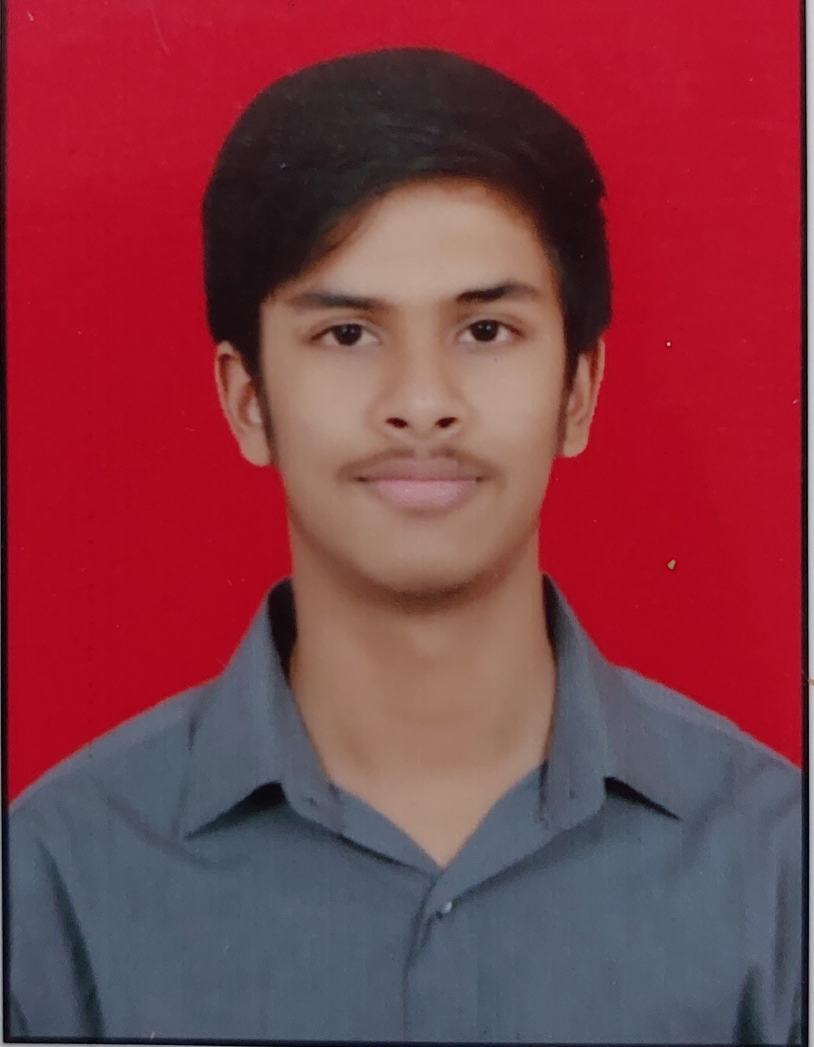
#> input picture inputs/20210829_231320.jpg, 1628 x 2094 px (shown at 1/2 size)
$ python compare_images.py --original ../inputs/20210829_231320.jpg --edited ../inputs/20210829_231320.jpg
#> lines starting #> are read from the running program, lines starting #| are printed output that depends on the picture
import os
import argparse
from PIL import Image

def compare_images(original_path, edited_path, out_dir):
#> called with original_path = '../inputs/20210829_231320.jpg', edited_path = '../inputs/20210829_231320.jpg', out_dir = 'outputs/before_after'
    os.makedirs(out_dir, exist_ok=True)
    orig = Image.open(original_path).convert('RGB')
#> orig is the input picture: PIL image 1628x2094 RGB; mean R, G, B 131.2, 57.4, 69
    edit = Image.open(edited_path).convert('RGB')
    # Resize to same height
    if orig.size[1] != edit.size[1]:
        edit = edit.resize((int(edit.size[0] * orig.size[1] / edit.size[1]), orig.size[1]))
    # Concatenate horizontally
    total_width = orig.size[0] + edit.size[0]
#> total_width = 3256
    max_height = max(orig.size[1], edit.size[1])
#> max_height = 2094
    comp = Image.new('RGB', (total_width, max_height))
#> comp: PIL image 3256x2094 RGB; every value is 0
    comp.paste(orig, (0, 0))
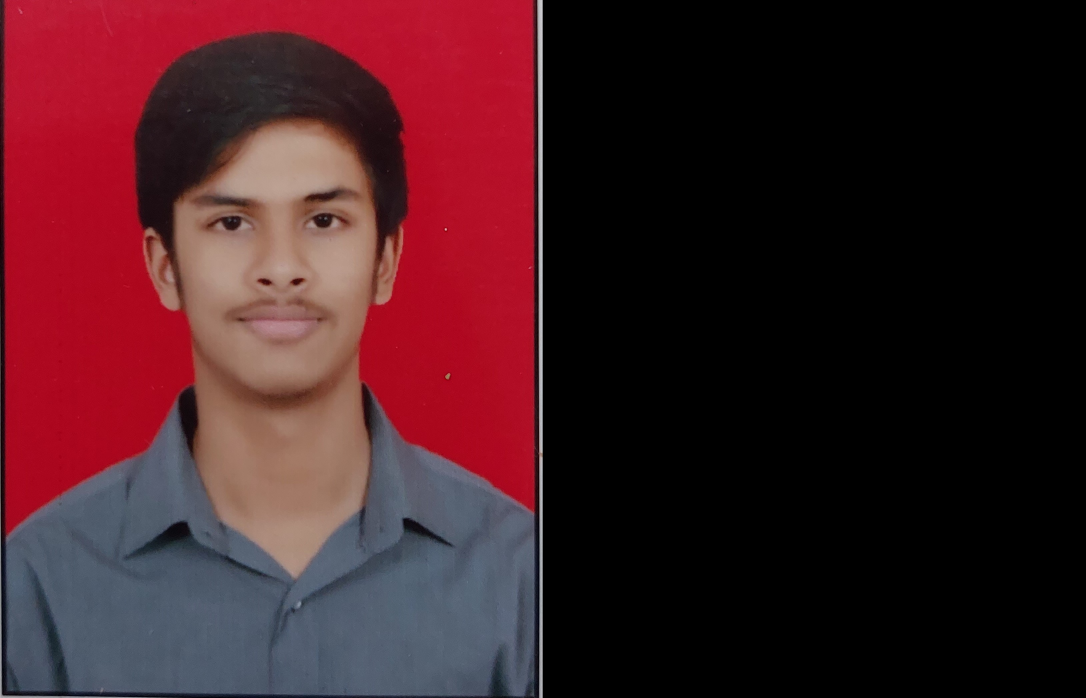
#> comp: PIL image 3256x2094 RGB (shown at 1/3 size); mean R, G, B 65.6, 28.7, 34.5
    comp.paste(edit, (orig.size[0], 0))
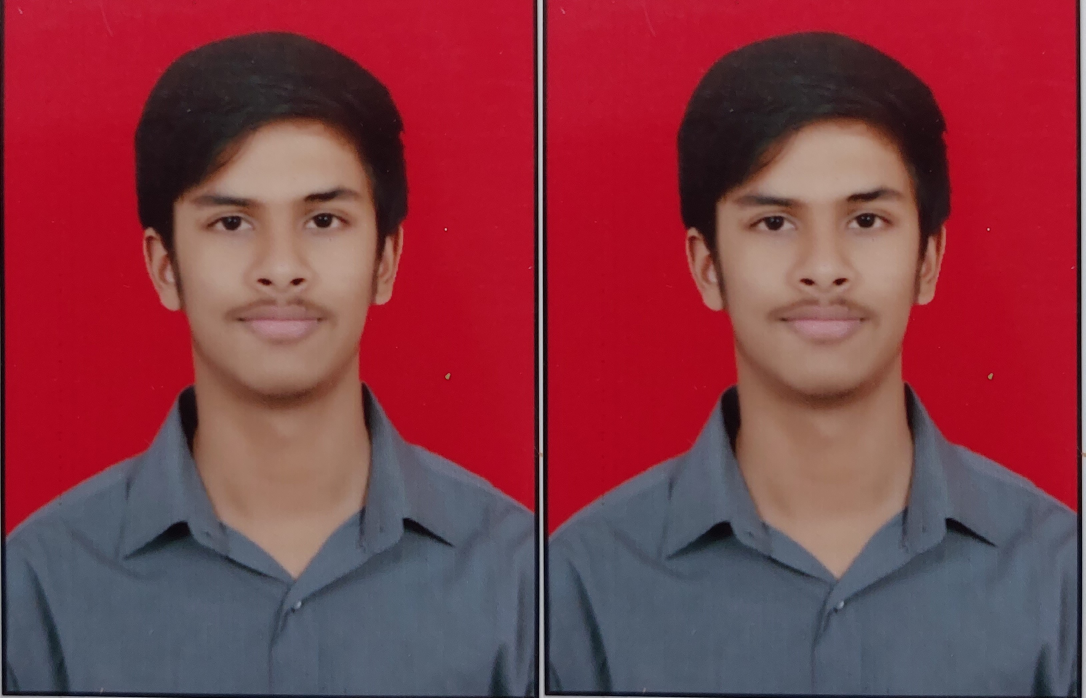
#> comp: PIL image 3256x2094 RGB (shown at 1/3 size); mean R, G, B 131.2, 57.4, 69
    # Save
    base_name = os.path.splitext(os.path.basename(original_path))[0]
    out_path = os.path.join(out_dir, f'{base_name}_vs_edited.png')
    comp.save(out_path)
    print(f'Saved comparison image to {out_path}')

def main():
    parser = argparse.ArgumentParser(description='Compare original and edited images side-by-side.')
    parser.add_argument('--original', type=str, required=True, help='Path to original image.')
    parser.add_argument('--edited', type=str, required=True, help='Path to edited image.')
    parser.add_argument('--out', type=str, default='outputs/before_after', help='Output directory.')
    args = parser.parse_args()
    compare_images(args.original, args.edited, args.out)

if __name__ == '__main__':
    main()
